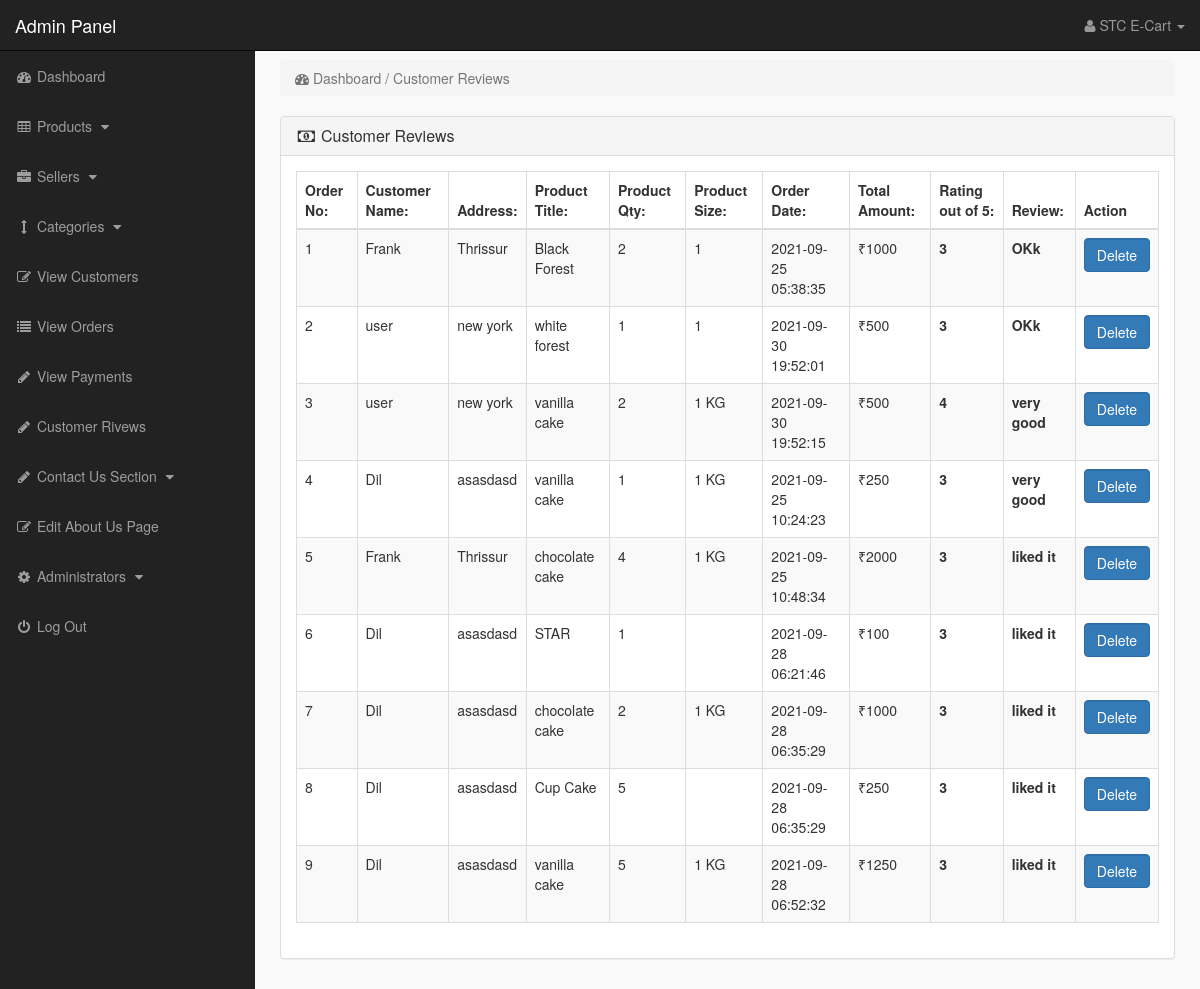
/admin_area/index.php?view_reviews (signed in), run on the app's committed database.
### tables this page shows
CREATE TABLE `customer_orders` (
  `order_id` int(10) NOT NULL,
  `customer_id` int(10) NOT NULL,
  `pro_id` int(10) NOT NULL,
  `wish_text` varchar(30) NOT NULL,
  `s_id` varchar(20) NOT NULL,
  `due_amount` int(100) NOT NULL,
  `invoice_no` int(100) NOT NULL,
  `qty` int(10) NOT NULL,
  `size` text NOT NULL,
  `order_date` timestamp NOT NULL DEFAULT current_timestamp(),
  `order_status` text NOT NULL,
  `pro_dt` datetime DEFAULT NULL
);

CREATE TABLE `customers` (
  `customer_id` int(10) NOT NULL,
  `customer_name` varchar(255) NOT NULL,
  `customer_email` varchar(255) NOT NULL,
  `customer_pass` varchar(255) NOT NULL,
  `customer_country` text NOT NULL,
  `customer_city` text NOT NULL,
  `customer_contact` varchar(255) NOT NULL,
  `customer_address` text NOT NULL,
  `customer_image` text NOT NULL,
  `customer_ip` varchar(255) NOT NULL,
  `customer_confirm_code` text NOT NULL
);

CREATE TABLE `products` (
  `product_id` int(10) NOT NULL,
  `Seller_id` varchar(20) NOT NULL,
  `cat_id` int(10) NOT NULL,
  `manufacturer_id` int(10) NOT NULL,
  `date` timestamp NOT NULL DEFAULT current_timestamp() ON UPDATE current_timestamp(),
  `product_title` text NOT NULL,
  `product_url` text NOT NULL,
  `product_img1` text NOT NULL,
  `product_img2` text NOT NULL,
  `product_img3` text NOT NULL,
  `product_price` int(10) NOT NULL,
  `product_weight` text NOT NULL,
  `product_psp_price` int(100) DEFAULT NULL,
  `product_desc` text NOT NULL,
  `product_features` text NOT NULL,
  `product_video` text NOT NULL,
  `product_keywords` text NOT NULL,
  `product_label` text NOT NULL,
  `status` varchar(255) NOT NULL
);

CREATE TABLE `customer_review` (
  `order_id` int(10) NOT NULL,
  `customer_id` varchar(20) NOT NULL,
  `product_id` varchar(10) NOT NULL,
  `star` varchar(5) NOT NULL,
  `review` text NOT NULL
);

### admin_area/view_reviews.php (the view, shortened to what this page needs)
<?php
if(!isset($_SESSION['admin_email'])){
echo "<script>window.open('login.php','_self')</script>";
}
else {
?>
<div class="row">
<div class="col-lg-12">
<ol class="breadcrumb">
<li class="active">
<i class="fa fa-dashboard"></i> Dashboard / Customer Reviews
</li>
</ol>
</div>
</div>
<div class="row">
<div class="col-lg-12">
<div class="panel panel-default">
<div class="panel-heading">
<h3 class="panel-title">
<i class="fa fa-money fa-fw"></i> Customer Reviews
</h3>
</div>
<div class="panel-body">
<div class="table-responsive">
<table class="table table-bordered table-hover table-striped">
<thead>
<tr>
<th>Order No:</th>
<th>Customer Name:</th>
<th>Address:</th>
<th>Product Title:</th>
<th>Product Qty:</th>
<th>Product Size:</th>
<th>Order Date:</th>
<th>Total Amount:</th>
<th>Rating out of 5:</th>
<th>Review:</th>
<th>Action</th>
</tr>
</thead>
<tbody>
<?php
$i = 0;
$get_orders = "select * from customer_orders where order_status='Completed'";
$run_orders = mysqli_query($con,$get_orders);
while ($row_orders = mysqli_fetch_array($run_orders)) {
$order_id = $row_orders['order_id'];
$c_id = $row_orders['customer_id'];
$product_id = $row_orders['pro_id'];
$qty = $row_orders['qty'];
$size = $row_orders['size'];
$get_products = "select * from products where product_id='$product_id'";
$run_products = mysqli_query($con,$get_products);
$row_products = mysqli_fetch_array($run_products);
$product_title = $row_products['product_title'];
$get_rev = "select * from customer_review where order_id='$order_id'";
$run_rev = mysqli_query($con,$get_rev);
while($row_rev = mysqli_fetch_array($run_rev)){
$product_rate = $row_rev['star'];
$product_rev = $row_rev['review'];
}
$i++;
?>
<tr>
<td><?php echo $i; ?></td>
<td>
<?php
$get_customer = "select * from customers where customer_id='$c_id'";
$run_customer = mysqli_query($con,$get_customer);
$row_customer = mysqli_fetch_array($run_customer);
$customer_email = $row_customer['customer_name'];
$invoice_no = $row_customer['customer_address'];
echo $customer_email;
 ?>
 </td>
<td><?php echo $invoice_no; ?></td>
<td><?php echo $product_title; ?></td>
<td><?php echo $qty; ?></td>
<td><?php echo $size; ?></td>
<td>
<?php
$get_customer_order = "select * from customer_orders where order_id='$order_id'";
$run_customer_order = mysqli_query($con,$get_customer_order);
$row_customer_order = mysqli_fetch_array($run_customer_order);
$order_date = $row_customer_order['order_date'];
$due_amount = $row_customer_order['due_amount'];
echo $order_date;
?>
</td>
<td>₹<?php echo $due_amount; ?></td>
<td>
<?php if(!isset($product_rate))
echo "<i>Not rated</i>";
else
echo "<b>".$product_rate."</b>";
?>
</td>
<td>
    <?php if(!isset($product_rev))
echo "<i>Not reviewed</i>";
else
echo "<b>".$product_rev."</b>";
?>
</td>
<td>
<form class="form-horizontal" action="" method="post">
<input type="submit" name="del" class="form-control btn btn-primary" value="Delete" >
</form>
</td>
</tr>
<?php } ?>
</tbody>
</table>
</div>
</div>
</div>
</div>
</div>
<?php } ?>

### admin_area/includes/sidebar.php (shortened to what this page needs)
<?php
if(!isset($_SESSION['admin_email'])){
echo "<script>window.open('login.php','_self')</script>";
}
else {
?>
<nav class="navbar navbar-inverse navbar-fixed-top" >
<div class="navbar-header" >
<a class="navbar-brand" href="index.php?dashboard" >Admin Panel</a>
</div>
<ul class="nav navbar-right top-nav" >
<li class="dropdown" >
<a href="#" class="dropdown-toggle" data-toggle="dropdown" >
<i class="fa fa-user" ></i>
<?php echo $admin_name; ?> <b class="caret" ></b>
</a>
</li>
</ul>
<div class="collapse navbar-collapse navbar-ex1-collapse">
<ul class="nav navbar-nav side-nav">
<li>
<a href="index.php?dashboard">
<i class="fa fa-fw fa-dashboard"></i> Dashboard
</a>
</li>
<li>
<a href="#" data-toggle="collapse" data-target="#products">
<i class="fa fa-fw fa-table"></i> Products
<i class="fa fa-fw fa-caret-down"></i>
</a>
</li>
<li>
<a href="#" data-toggle="collapse" data-target="#manufacturers">
<i class="fa fa-fw fa-briefcase"></i> Sellers
<i class="fa fa-fw fa-caret-down"></i>
</a>
</li>
<li>
<a href="#" data-toggle="collapse" data-target="#cat">
<i class="fa fa-fw fa-arrows-v"></i> Categories
<i class="fa fa-fw fa-caret-down"></i>
</a>
</li>
<li>
<a href="index.php?view_customers">
<i class="fa fa-fw fa-edit"></i> View Customers
</a>
</li>
<li>
<a href="index.php?view_orders">
<i class="fa fa-fw fa-list"></i> View Orders
</a>
</li>
<li>
<a href="index.php?view_payments">
<i class="fa fa-fw fa-pencil"></i> View Payments
</a>
</li>
<li>
<a href="index.php?view_reviews">
<i class="fa fa-fw fa-pencil"></i> Customer Rivews
</a>
</li>
<li>
<a href="#" data-toggle="collapse" data-target="#contact_us">
<i class="fa fa-fw fa-pencil"> </i> Contact Us Section
<i class="fa fa-fw fa-caret-down"></i>
</a>
</li>
<li>
<a href="index.php?edit_about_us">
<i class="fa fa-fw fa-edit"></i> Edit About Us Page
</a>
</li>
<li>
<a href="#" data-toggle="collapse" data-target="#users">
<i class="fa fa-fw fa-gear"></i> Administrators
<i class="fa fa-fw fa-caret-down"></i>
</a>
</li>
<li>
<a href="logout.php">
<i class="fa fa-fw fa-power-off"></i> Log Out
</a>
</li>
</ul>
</div>
</nav>
<?php } ?>

### admin_area/css/style.css (style rules this page uses)
body { margin-top:100px; }
@media (min-width: 768px) { body { margin-top:50px; } }
.top-nav { padding:0 15px; }
.top-nav>li { display:inline-block; float:left; }
.top-nav>li>a { padding-top:15px; padding-bottom:15px; line-height:20px; color:#999; }
@media (min-width: 768px) { .side-nav { position:fixed; top:51px; width:255px; border-radius:0; overflow-y:auto; background-color: #222; bottom:0; overflow-x:hidden; padding-bottom:40px; } }
@media (min-width: 768px) { .side-nav>li>a { width:255px; } }
.panel-body { border-radius:5px; }

### data on the page
customer_orders: customer.customer_name "Frank", customer.customer_address "Thrissur", products.product_title "Black Forest", qty "2", size "1", order_date "2021-09-25 05:38:35", due_amount "1000", customer_review.star "3", customer_review.review "OKk"
customer_orders: customer.customer_name "user", customer.customer_address "new york", products.product_title "white forest", qty "1", size "1", order_date "2021-09-30 19:52:01", due_amount "500"
customer_review: star "3", review "OKk"
customer_orders: customer.customer_name "user", customer.customer_address "new york", products.product_title "vanilla cake", qty "2", size "1 KG", order_date "2021-09-30 19:52:15", due_amount "500", customer_review.star "4", customer_review.review "very good"
customer_orders: customer.customer_name "Dil", customer.customer_address "asasdasd", products.product_title "vanilla cake", qty "1", size "1 KG", order_date "2021-09-25 10:24:23", due_amount "250", customer_review.star "3", customer_review.review "very good"
customer_orders: customer.customer_name "Frank", customer.customer_address "Thrissur", products.product_title "chocolate cake", qty "4", size "1 KG", order_date "2021-09-25 10:48:34", due_amount "2000", customer_review.star "3", customer_review.review "liked it"
customer_orders: customer.customer_name "Dil", customer.customer_address "asasdasd", products.product_title "STAR", qty "1", order_date "2021-09-28 06:21:46", due_amount "100"
customer_review: star "3", review "liked it"
customer_orders: customer.customer_name "Dil", customer.customer_address "asasdasd", products.product_title "chocolate cake", qty "2", size "1 KG", order_date "2021-09-28 06:35:29", due_amount "1000"
customer_orders: customer.customer_name "Dil", customer.customer_address "asasdasd", products.product_title "Cup Cake", qty "5", order_date "2021-09-28 06:35:29", due_amount "250"
customer_orders: customer.customer_name "Dil", customer.customer_address "asasdasd", products.product_title "vanilla cake", qty "5", size "1 KG", order_date "2021-09-28 06:52:32", due_amount "1250"

### other printed values
$admin_name "STC E-Cart"
